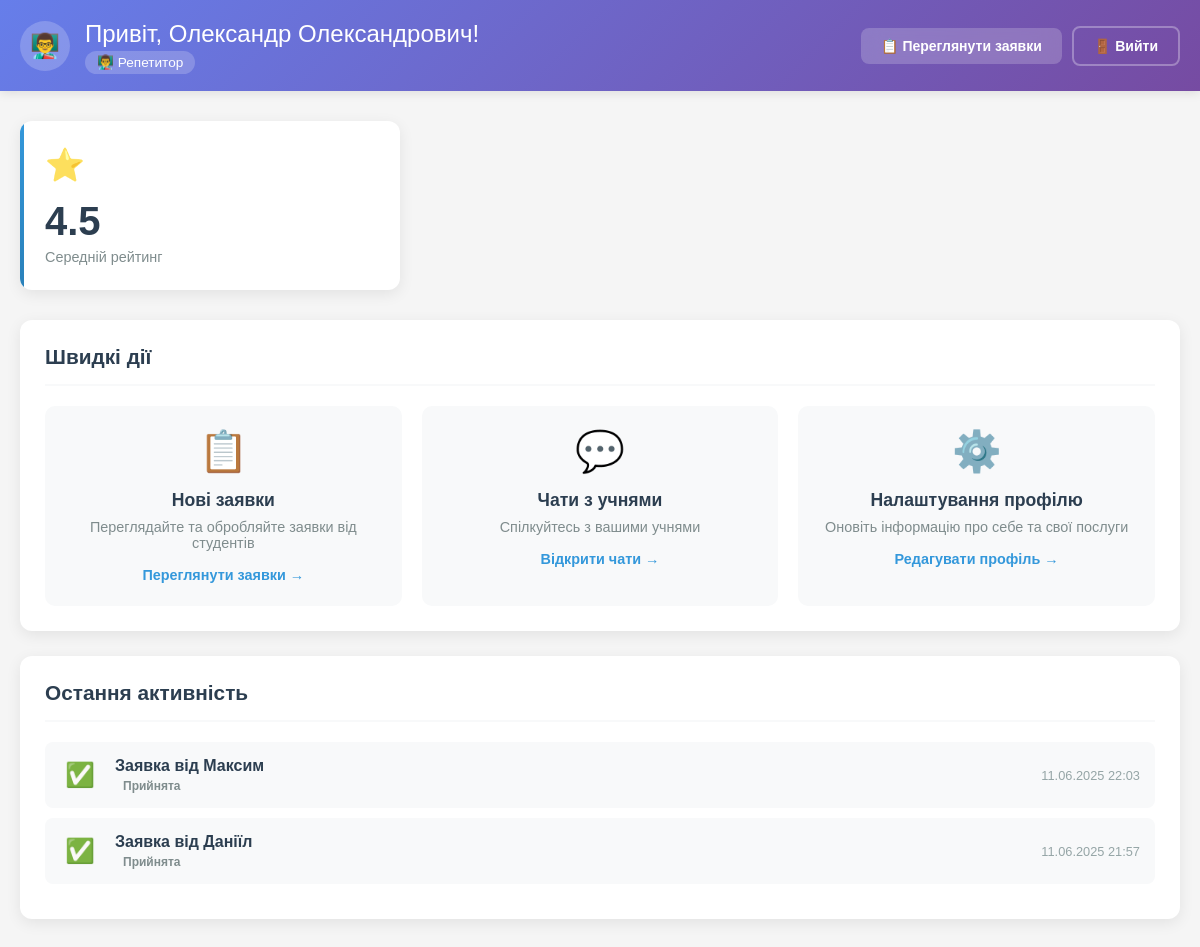
The app's page /code/dashboard.php (signed in), older data.
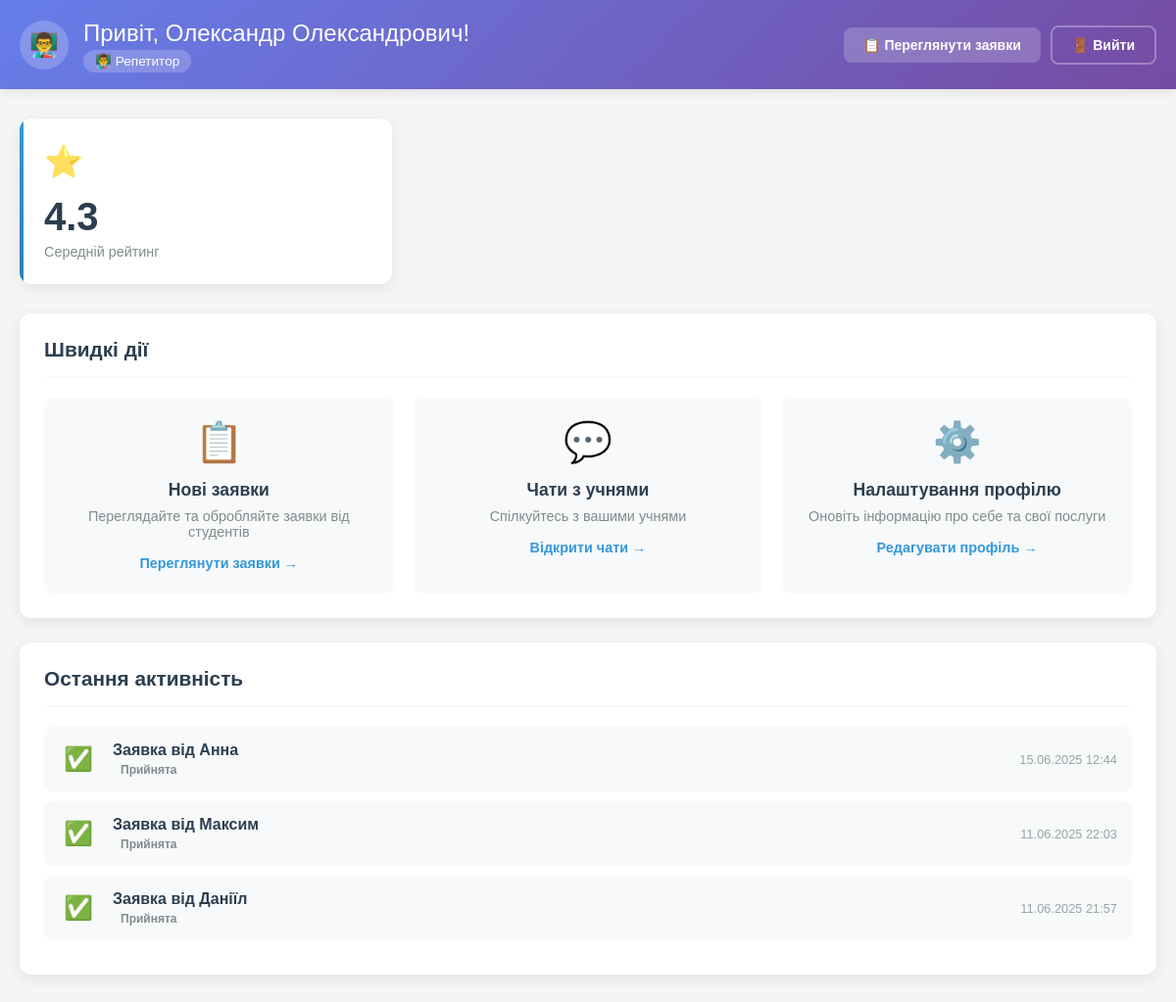
The same page, newer data.
### tables this page shows
CREATE TABLE `lesson_requests` (
  `id` int(11) NOT NULL,
  `student_id` int(11) NOT NULL,
  `tutor_id` int(11) NOT NULL,
  `created_at` timestamp NOT NULL DEFAULT current_timestamp(),
  `status` enum('Очікує','Прийнята','Відхилена') DEFAULT 'Очікує'
);

CREATE TABLE `users` (
  `id` int(11) NOT NULL,
  `name` varchar(100) DEFAULT NULL,
  `email` varchar(100) DEFAULT NULL,
  `bio` text DEFAULT NULL,
  `phone` varchar(20) DEFAULT NULL,
  `password` varchar(255) DEFAULT NULL,
  `role` enum('student','tutor') DEFAULT NULL,
  `created_at` datetime DEFAULT current_timestamp()
);

### code/dashboard.php (the view, shortened to what the changed rows need)
<?php
require 'db.php';
$user_id = $_SESSION["user_id"];
$user_name = $_SESSION["user_name"];
$user_role = $_SESSION["role"];
$stats = [];
if ($user_role == "student") {
    $stmt = $conn->prepare("
        SELECT
            COUNT(*) as total_requests,
            SUM(CASE WHEN status = 'Очікує' THEN 1 ELSE 0 END) as pending_requests,
            SUM(CASE WHEN status = 'Прийнята' THEN 1 ELSE 0 END) as accepted_requests,
            SUM(CASE WHEN status = 'Відхилена' THEN 1 ELSE 0 END) as rejected_requests
        FROM lesson_requests
        WHERE student_id = ?
    ");
    $stmt->bind_param("i", $user_id);
    $stmt->execute();
    $stats = $stmt->get_result()->fetch_assoc();
    $recent_stmt = $conn->prepare("
        SELECT lr.*, u.name as tutor_name, u.email as tutor_email
        FROM lesson_requests lr
        JOIN users u ON lr.tutor_id = u.id
        WHERE lr.student_id = ?
        ORDER BY lr.created_at DESC
        LIMIT 5
    ");
    $recent_stmt->bind_param("i", $user_id);
    $recent_stmt->execute();
    $recent_requests = $recent_stmt->get_result();
} elseif ($user_role == "tutor") {
    $stmt = $conn->prepare("
        SELECT
            COUNT(*) as total_requests,
            SUM(CASE WHEN status = 'Очікує' THEN 1 ELSE 0 END) as pending_requests,
            SUM(CASE WHEN status = 'Прийнята' THEN 1 ELSE 0 END) as accepted_requests,
            AVG(r.rating) as avg_rating,
            COUNT(DISTINCT r.id) as total_ratings
        FROM lesson_requests lr
        LEFT JOIN ratings r ON lr.tutor_id = r.tutor_id
        WHERE lr.tutor_id = ?
    ");
    $stmt->bind_param("i", $user_id);
    $stmt->execute();
    $stats = $stmt->get_result()->fetch_assoc();
    $recent_stmt = $conn->prepare("
        SELECT lr.*, u.name as student_name, u.email as student_email
        FROM lesson_requests lr
        JOIN users u ON lr.student_id = u.id
        WHERE lr.tutor_id = ?
        ORDER BY lr.created_at DESC
        LIMIT 5
    ");
    $recent_stmt->bind_param("i", $user_id);
    $recent_stmt->execute();
    $recent_requests = $recent_stmt->get_result();
}
?>
<!DOCTYPE html>
<html lang="uk">
<head>
    <link rel="stylesheet" href="css/modal_reviews.css">
    <link rel="stylesheet" href="css/dashboard_style.css">
</head>
<body>
    <div class="header">
        <div class="header-content">
            <div class="welcome-section">
                <div class="welcome-text">
                    <h2>Привіт, <?= htmlspecialchars($user_name) ?>!</h2>
                </div>
            </div>
        </div>
    </div>
    <div class="container">
        <div class="dashboard-grid">
            <?php if ($user_role == "student"): ?>
            <?php else: ?>
                <div class="stat-card" onclick="showTutorReviews(<?= $user_id ?>)" style="cursor: pointer;">
                    <div class="stat-header">
                        <div class="stat-icon">⭐️</div>
                    </div>
                    <div class="stat-number">
                        <?= $stats['avg_rating'] ? number_format($stats['avg_rating'], 1) : '—' ?>
                    </div>
                    <div class="stat-label">Середній рейтинг</div>
                </div>
            <?php endif; ?>
        </div>
        <div class="section">
            <div class="recent-activity">
                <?php if ($recent_requests && $recent_requests->num_rows > 0): ?>
                    <?php while ($request = $recent_requests->fetch_assoc()): ?>
                        <div class="activity-item">
                            <div class="activity-icon">
                                <?php
                                switch($request['status']) {
                                    case 'Прийнята': echo '✅'; break;
                                }
                                ?>
                            </div>
                            <div class="activity-content">
                                <div class="activity-title">
                                    <?php if ($user_role == "student"): ?>
                                        Заявка до <?= htmlspecialchars($request['tutor_name']) ?>
                                    <?php else: ?>
                                        Заявка від <?= htmlspecialchars($request['student_name']) ?>
                                    <?php endif; ?>
                                </div>
                                <div class="activity-desc">
                                    <span class="status-badge status-<?= strtolower($request['status']) ?>">
                                        <?= htmlspecialchars($request['status']) ?>
                                    </span>
                                </div>
                            </div>
                            <div class="activity-time">
                                <?= date('d.m.Y H:i', strtotime($request['created_at'])) ?>
                            </div>
                        </div>
                    <?php endwhile; ?>
                <?php endif; ?>
            </div>
        </div>
    </div>
</body>
</html>

Row changes from the older to the newer data that the page shows:
added lesson_requests: student.name "Анна", status "Прийнята", created_at "15.06.2025 12:44"
Text that changed along with them:
$stats['avg_rating']: "4.5" → "4.3"
